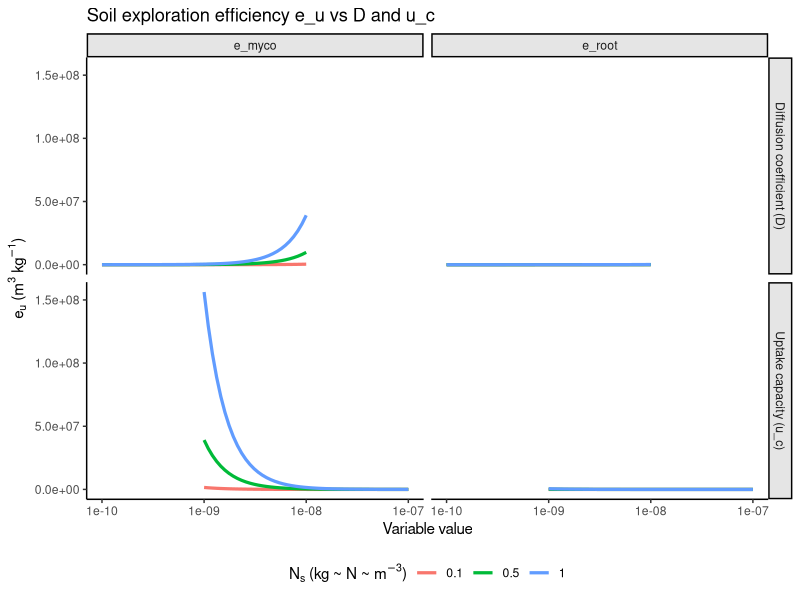
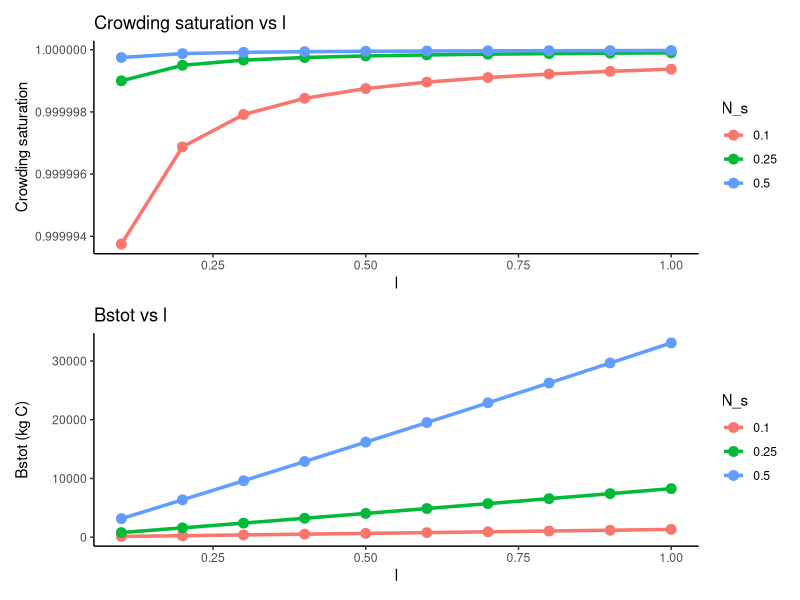
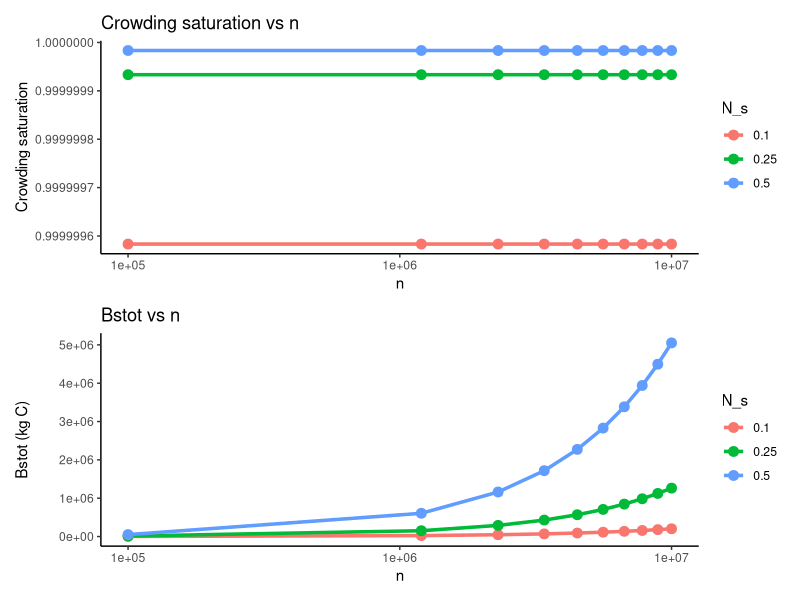
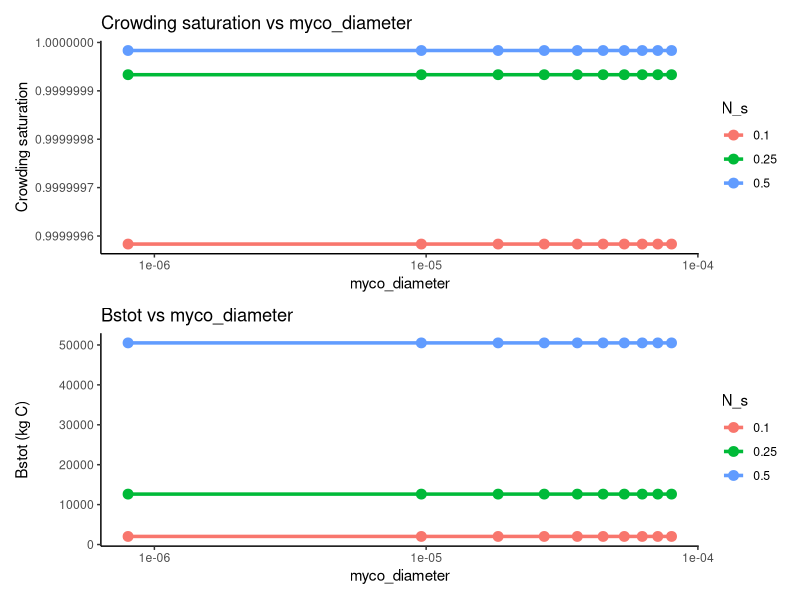
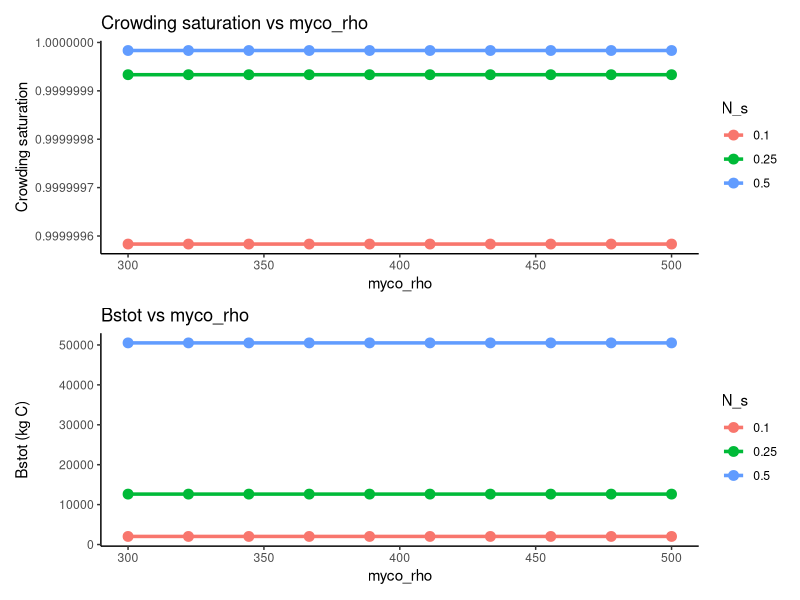
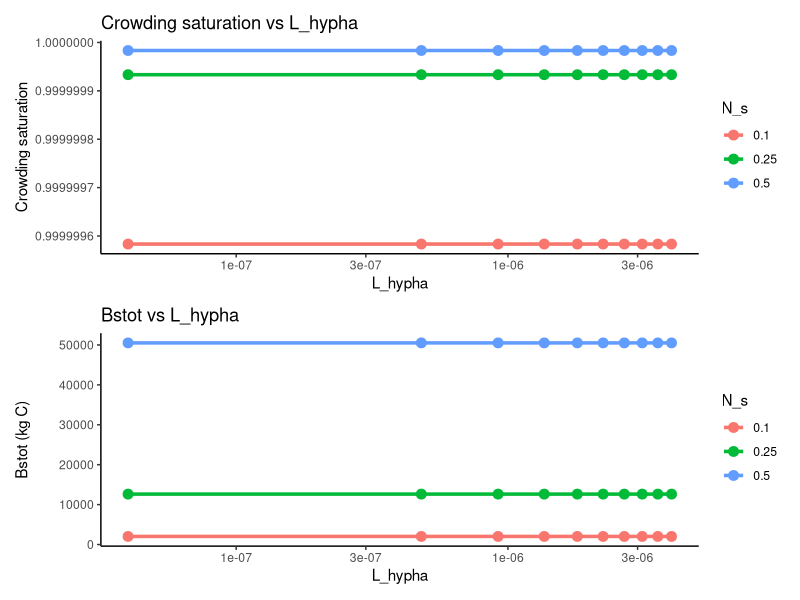
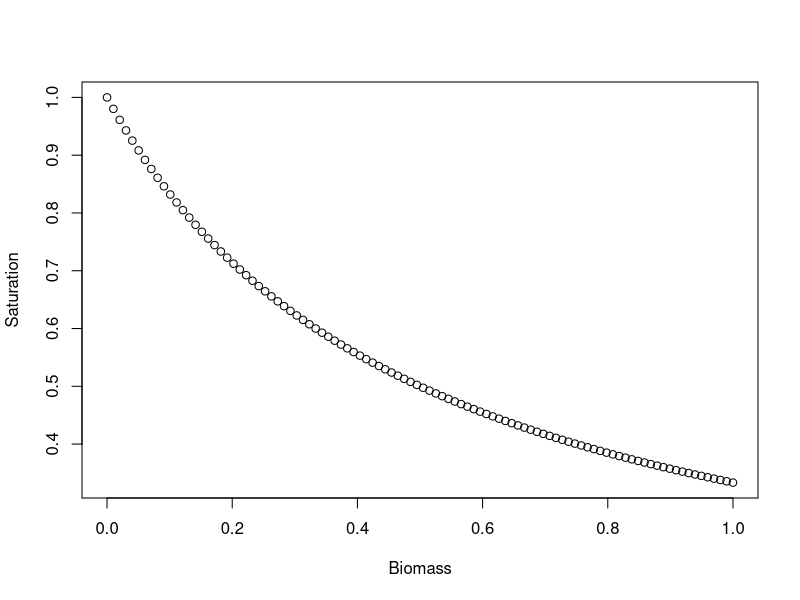

R code for these plots, in order: (Note: this script raises an error after producing the figures.)
## ---- chunk 1
library(ggplot2)
library(dplyr)
library(tidyr)
library(purrr)
## ---- chunk 2
###
### SOIL PARAMETERS
###

N_s <- 0.005              # soil N (kg N m-3)

# Soil diffusion coefficient (m2 s-1)
D <- 1e-9                 # replace with soil-type-specific value
# Area-based uptake (kg N m-1 s-1) used for depletion radius
u_c <- 2e-8               # TODO: find real value

# Depletion radius (identical for roots & ECM)
rd <- D * N_s / u_c       # m

###
### ROOT PARAMETERS
###

# Average biomass when needed
B_root_average = 2.8      # kg
B_myco_average = 2.8      # kg

# ECM defaults (replace with literature)
myco_diameter <- 8e-6     # m (8 microns)
myco_density  <- 400      # kg m-3
myco_length   <- 4e-6     # m

# Root architecture
n <- 1e5                  # number of roots per crown area
l <- 1.5                  # average root length (mm or m depending on your model)

###
### EXTRA PARAMETERS
###

k9 <- 0.01                # nitrogen gate parameter
k8 <- 2.7                 # uptake-age parameter (years)

mycorrhized   <- 0.9      # 90% colonisation
investment_m  <- 0.3      # fungi return 30% of N to host

traits <- list(
  k_1 = 0.25,      # diameter scaling (mm * sqrt(m))  → adjust for your species
  k_2 = 0.15,      # cortex scaling 1
  k_3 = 0.02,      # cortex scaling 2
  k_4 = 350,       # cortical density (kg m-3)
  k_5 = 150,       # stele density (kg m-3)
  k_6 = 4,         # max lifespan (years)
  k_7 = 120        # lifespan sensitivity to diameter
)


## ---- chunk 3

############################################################
## ROOT ARCHITECTURE FUNCTIONS (R translation of C++)
############################################################

root_diameter <- function(root_length, traits) {
  traits$k_1 / sqrt(root_length)
}

root_density <- function(root_length, traits) {
  d <- root_diameter(root_length, traits)
  pct_cortex <- (traits$k_2 + traits$k_3 / d)^2
  traits$k_4 * pct_cortex + traits$k_5
}

root_lifespan <- function(root_length, traits) {
  d <- root_diameter(root_length, traits)
  traits$k_6 * (1 - exp(-traits$k_7 * d))
}

root_mass <- function(root_length, root_no, crown_area, traits) {
  d <- root_diameter(root_length, traits)
  rho <- root_density(root_length, traits)
  
  rho * (d/2)^2 * root_length * pi * root_no * 1e-9 * crown_area
}


############################################################
## 1. SOIL EXPLORATION PER BIOMASS (e_u)
############################################################

e_u_root <- function(rd, root_diameter, root_density) {
  4 * rd^2 / (root_density * root_diameter^2)
}

e_u_myco <- function(rd, myco_diameter, myco_density) {
  4 * rd^2 / (myco_density * myco_diameter^2)
}


############################################################
## 2. CROWDING TERMS
############################################################

effective_biomass <- function(B_root, B_myco, e_root, e_myco) {
  B_root + B_myco * (e_myco / e_root)
}

Bs_total <- function(N_s, n, l, myco_rho, L_hypha, D, u_c, e_root, e_myco, traits) {
  
  # root radius based on N_s, D, u_c
  rd <- N_s * D / u_c
  
  # root biomass
  Bs_root <- root_density(l, traits) * pi * rd^2 * l * n
  
  # mycorrhizal biomass
  Bs_myco <- myco_rho * pi * rd^2 * L_hypha
  
  # total biomass scaled by efficiency
  Bs_total <- Bs_root + Bs_myco * (e_myco / e_root)
  
  return(Bs_total)
}


S_crowding <- function(Btot, Bstot) {
  Bstot / (Bstot + Btot)
}


############################################################
## 3. BIOCHEMICAL UPTAKE (CROWDING-LIMITED)
############################################################

U_c <- function(B_i, Sval, Vmax_i) {
  B_i * Sval * Vmax_i
}


############################################################
## 4. NITROGEN AVAILABILITY
############################################################

N_av <- function(e_u_i, N_s) {
  e_u_i * N_s
}


############################################################
## 5. TWO-STEP MICHAELIS–MENTEN
############################################################

U_final <- function(Uc, Nav) {
  (Uc * Nav) / (Uc + Nav)
}


############################################################
## 6. ROOT AND MYCORRHIZAL UPTAKE FUNCTIONS
############################################################

uptake_root <- function(crown_area, B_myco, l, n, traits, myco_diameter, myco_density, myco_length, N_s, u_c, D) {
  
  # --- Root architecture ------------------------------------------
  root_d <- root_diameter(l, traits) / 1000
  rho_root <- root_density(l, traits)
  
  B_root = root_mass(root_length = l, root_no = n, traits = traits, crown_area = crown_area)
  
  # --- Depletion radius -------------------------------------------
  rd <- D * N_s / u_c
  
  # --- Soil exploration per biomass -------------------------------
  e_root_val <- e_u_root(root_d, rho_root)
  e_myco_val <- e_u_myco(root_d, rho_root)
  
  # --- Effective biomass ------------------------------------------
  Btot <- effective_biomass(B_root, B_myco, e_root_val, e_myco_val)
  
  # --- Saturation biomass -----------------------------------------
  Bs_root <- rho_root * pi * rd^2 * l * n
  Bs_myco <- myco_density * pi * rd^2 * myco_length # TODO: scale wrong
  Bstot <- Bs_total(N_s, myco_density, n, l, D, u_c)
  
  # --- Crowding ---------------------------------------------------
  Sval <- S_crowding(Btot, Bstot)
  
  # --- Biochemical limitation ------------------------------------
  Uc <- U_c(B_root, Sval, u_c)
  
  # --- Nitrogen availability -------------------------------------
  Nav <- N_av(e_root_val, N_s)
  
  # --- Final uptake -----------------------------------------------
  U_final(Uc, Nav)
}


uptake_myco <- function(crown_area, B_myco, l, n, traits, myco_diameter, myco_density, myco_length, N_s, u_c, D) {
  
  # --- Root architecture ------------------------------------------
  root_d <- root_diameter(l, traits) / 1000
  rho_root <- root_density(l, traits)
  
  B_root = root_mass(root_length = l, root_no = n, traits = traits, crown_area = crown_area)
  
  # --- Depletion radius -------------------------------------------
  rd <- D * N_s / u_c
  
  # --- Soil exploration per biomass -------------------------------
  e_root_val <- e_u_root(root_d, rho_root)
  e_myco_val <- e_u_myco(root_d, rho_root)
  
  # --- Effective biomass ------------------------------------------
  Btot <- effective_biomass(B_root, B_myco, e_root_val, e_myco_val)
  
  # --- Saturation biomass -----------------------------------------
  Bs_root <- rho_root * pi * rd^2 * l * n
  Bs_myco <- myco_density * pi * rd^2 * myco_length # TODO: scale wrong
  Bstot <- Bs_total(N_s, myco_density, n, l, D, u_c)
  
  # --- Crowding ---------------------------------------------------
  Sval <- S_crowding(Btot, Bstot)
  
  # --- Biochemical limitation ------------------------------------
  Uc <- U_c(B_myco, Sval, u_c)
  
  # --- Nitrogen availability -------------------------------------
  Nav <- N_av(e_myco_val, N_s)
  
  # --- Final uptake -----------------------------------------------
  U_final(Uc, Nav)
}


uptake_myco <- function(B_myco, B_root, l, traits, myco_diameter, myco_density, N_s, u_c, D) {
  
  # --- Root architecture ------------------------------------------
  root_d <- root_diameter(l, traits) / 1000
  rho_root <- root_density(l, traits)
  
  # --- Depletion radius -------------------------------------------
  rd <- N_s * D / u_c
  
  # --- Soil exploration per biomass -------------------------------
  e_root_val <- e_u_root(root_d, rho_root)
  e_myco_val <- e_u_myco(root_d, rho_root)
  
  # --- Effective biomass ------------------------------------------
  Btot <- effective_biomass(B_root, B_myco, e_root_val, e_myco_val)
  
  # --- Saturation biomass -----------------------------------------
  Bs_root <- rho_root * pi * rd^2
  Bs_myco <- myco_density * pi * rd^2
  Bstot <- Bs_total(N_s, myco_density, n, l, D, u_c)
  
  # --- Crowding saturation ----------------------------------------
  Sval <- S_crowding(Btot, Bstot)
  
  # --- Biochemical limitation ------------------------------------
  Uc <- U_c(B_myco, Sval, u_c)
  
  # --- Nitrogen availability -------------------------------------
  Nav <- N_av(e_myco_val, N_s)
  
  # --- Final uptake -----------------------------------------------
  U_final(Uc, Nav)
}

############################################################
## 7. AGE EFFECT AND N GATE
############################################################

uptake_age <- function(age) {
  1 / (1 + exp(age - k8))
}

nitrogen_gate <- function(n, length, diameter) {
  SA <- n * pi * diameter * length
  SA / (SA + k9)
}


############################################################
## 8. COMBINED PLANT UPTAKE
############################################################

plant_uptake <- function(N_s,
                         crown_area,
                         B_myco,
                         l,
                         n_root,
                         traits,
                         mycorrhized,
                         investment_m,
                         age,
                         myco_diameter,
                         myco_density,
                         myco_length,
                         u_c,
                         D) {
  
  # --- Root uptake ---------------------------------------------------
  Uroot <- uptake_root(crown_area = crown_area,
                       B_myco = B_myco,
                       l = l,
                       n = n_root,
                       traits = traits,
                       myco_diameter = myco_diameter,
                       myco_density = myco_density,
                       myco_length = myco_length,
                       N_s = N_s,
                       u_c = u_c,
                       D = D)
  
  # --- Mycorrhizal uptake -------------------------------------------
  Um <- uptake_myco(crown_area = crown_area,
                     B_myco = B_myco,
                     l = l,
                     n = n_root,
                     traits = traits,
                     myco_diameter = myco_diameter,
                     myco_density = myco_density,
                     myco_length = myco_length,
                     N_s = N_s,
                     u_c = u_c,
                     D = D)
  
  # --- Gate & age effects -------------------------------------------
  root_d <- root_diameter(l, traits) / 1000  # root diameter in meters
  gate <- nitrogen_gate(n_root, l, root_d)
  age_factor <- uptake_age(age)
  
  # --- Total plant uptake -------------------------------------------
  age_factor * (
    (1 - mycorrhized) * Uroot +
      mycorrhized * gate * investment_m * Um
  )
}


## ---- chunk 4
root_d <- root_diameter(l, traits) / 1000  # m
root_rho <- root_density(l, traits)
myco_d <- myco_diameter                     # m
myco_rho <- myco_density

# Test multiple N_s values
N_s_vals <- c(0.1, 0.5, 1)   # example: kg N m⁻³

# --- 1. e_u vs D ----------------------------------------------------
D_vals <- 10^seq(-10, -8, length.out = 50)
u_c_fixed <- 2e-8

e_D <- expand_grid(D = D_vals, N_s = N_s_vals) %>%
  mutate(
    rd = N_s * D / u_c_fixed,
    e_root = e_u_root(rd, root_d, root_rho),
    e_myco = e_u_myco(rd, myco_d, myco_rho)
  ) %>%
  pivot_longer(
    cols = c(e_root, e_myco),
    names_to = "Component",
    values_to = "e_u"
  ) %>%
  mutate(Var = "Diffusion coefficient (D)", Var_val = D)

# --- 2. e_u vs u_c --------------------------------------------------
u_c_vals <- 10^seq(-9, -7, length.out = 50)
D_fixed <- 1e-9

e_uc <- expand_grid(u_c = u_c_vals, N_s = N_s_vals) %>%
  mutate(
    rd = N_s * D_fixed / u_c,
    e_root = e_u_root(rd, root_d, root_rho),
    e_myco = e_u_myco(rd, myco_d, myco_rho)
  ) %>%
  pivot_longer(
    cols = c(e_root, e_myco),
    names_to = "Component",
    values_to = "e_u"
  ) %>%
  mutate(Var = "Uptake capacity (u_c)", Var_val = u_c)

# --- Combine -------------------------------------------------------
e_all <- bind_rows(e_D, e_uc)

# --- Plot -----------------------------------------------------------
ggplot(e_all, aes(x = Var_val, y = e_u, colour = as.factor(N_s))) +
  geom_line(size = 1.1) +
  facet_grid(rows = vars(Var), cols = vars(Component), scales = "free_x") +
  scale_x_log10() +
  labs(
    x = "Variable value",
    y = expression(e[u] ~ "(m"^3 * " kg"^-1 * ")"),
    colour = expression(N[s] ~ "(kg ~ N ~ m"^-3 * ")"),
    title = "Soil exploration efficiency e_u vs D and u_c"
  ) +
  theme_classic() +
  theme(strip.background = element_rect(fill = "grey90"),
        legend.position = "bottom")


## ---- chunk 5

library(ggplot2)
library(dplyr)
library(purrr)
library(patchwork)

# ------------------------------------------------------------
# Parameter ranges and defaults
# ------------------------------------------------------------
N_s_vals <- c(0.1, 0.25, 0.5)

param_grid <- list(
  l             = seq(0.1, 1.0, length.out = 10),
  n             = seq(1e5, 1e7, length.out = 10),
  myco_diameter = seq(8e-5, 8e-7, length.out = 10),
  myco_rho      = seq(300, 500, length.out = 10),
  L_hypha       = seq(4e-6, 4e-8, length.out = 10)
)

defaults <- list(
  l             = 1.5,
  n             = 1e5,
  myco_diameter = 8e-5,
  myco_rho      = 400,
  L_hypha       = 4e-6
)

# ------------------------------------------------------------
# Compute Bstot and crowding saturation for a given parameter
# ------------------------------------------------------------
make_curve_data <- function(param_name, param_value, N_s) {

  # assign parameters
  l             <- if (param_name == "l")             param_value else defaults$l
  n             <- if (param_name == "n")             param_value else defaults$n
  myco_diameter <- if (param_name == "myco_diameter") param_value else defaults$myco_diameter
  myco_rho      <- if (param_name == "myco_rho")      param_value else defaults$myco_rho
  L_hypha       <- if (param_name == "L_hypha")       param_value else defaults$L_hypha

  # root demand
  rd <- N_s * D / u_c   # make sure D and u_c are defined

  # biomass components
  root_mass_val <- root_mass(l, n, crown_area = 1, traits)
  myco_mass_val <- myco_rho * pi * (myco_diameter/2)^2 * L_hypha

  # efficiencies
  e_root_val <- e_u_root(rd, root_diameter(l, traits)/1000, root_density(l, traits))
  e_myco_val <- e_u_myco(rd, myco_diameter, myco_rho)

  # total biomass saturation
  Bstot <- Bs_total(N_s, n, l, myco_rho, L_hypha, D, u_c, e_root_val, e_myco_val, traits)
  B_effect <- effective_biomass(root_mass_val, myco_mass_val, e_root_val, e_myco_val)

  # effective biomass — generate sequence from 0 to current B_effect for plotting S(B)
  S_seq <- S_crowding(B_effect, Bstot)

  # return as data.frame
  data.frame(
    param      = param_name,
    x          = param_value,
    N_s        = N_s,
    B_effect   = B_effect,
    Bstot      = Bstot,
    S_crowding = S_seq
  )
}


# ------------------------------------------------------------
# Generate full dataset
# ------------------------------------------------------------
df_results <- map_df(names(param_grid), function(param_name) {
  map_df(param_grid[[param_name]], function(param_value) {
    map_df(N_s_vals, function(N_s) {
      make_curve_data(param_name, param_value, N_s)
    })
  })
})

# ------------------------------------------------------------
# Plotting function: two stacked panels per parameter
# ------------------------------------------------------------
plot_param <- function(param_name, log_x = FALSE) {
  
  dfp <- df_results %>% filter(param == param_name)
  
  scale_x <- if(log_x) scale_x_log10() else NULL

  # Panel 1: Crowding saturation vs parameter
  p1 <- ggplot(dfp, aes(x = x, y = S_crowding, color = factor(N_s))) +
    geom_line(size = 1.2) +
    geom_point(size = 3) +
    labs(title = paste("Crowding saturation vs", param_name),
         x = param_name,
         y = "Crowding saturation",
         color = "N_s") +
    theme_classic() +
    scale_x

  # Panel 2: Bstot vs parameter
  p2 <- ggplot(dfp, aes(x = x, y = Bstot, color = factor(N_s))) +
    geom_line(size = 1.2) +
    geom_point(size = 3) +
    labs(title = paste("Bstot vs", param_name),
         x = param_name,
         y = "Bstot (kg C)",
         color = "N_s") +
    theme_classic() +
    scale_x

  p1 / p2  # stack panels vertically
}

# ------------------------------------------------------------
# Example usage
# ------------------------------------------------------------
plot_param("l", log_x = FALSE)
plot_param("n", log_x = TRUE)
plot_param("myco_diameter", log_x = TRUE)
plot_param("myco_rho", log_x = FALSE)
plot_param("L_hypha", log_x = TRUE)

# ------------------------------------------------------------
# Generate plots for all parameters
# ------------------------------------------------------------
B_seq <- seq(0, 1, length.out = 100)
S_seq <- S_crowding(B_seq, 0.5)

plot(B_seq, S_seq, xlab = "Biomass", ylab = "Saturation")

## ---- chunk 6

# Plot 2: Two-step Michaelis-Menten uptake vs soil N
Nseq <- seq(0.0001, 0.01, length.out = 200)  # soil N range (kg N m-3)

# Compute dynamic root parameters
root_d <- root_diameter(l, traits)
root_rho <- root_density(l, traits)

Uptake_values <- sapply(Nseq, function(N_s_i) {
  
  uptake_root(
    B_root = root_mass(l, n, crown_area = 1, traits),  # dynamic root biomass
    B_myco = B_myco_average,                           # or dynamic myco mass if desired
    l = l,
    traits = traits,
    myco_diameter = myco_diameter,
    myco_density = myco_density,
    N_s = N_s_i,
    u_c = u_c,
    D = D
  )
})

df2 <- data.frame(N_s = Nseq, Uptake = Uptake_values)

ggplot(df2, aes(x = N_s, y = Uptake)) +
  geom_line(size = 1.2, color = "forestgreen") +
  labs(
    x = "Soil N concentration N_s (kg N m⁻³)",
    y = "Root uptake (kg N)",
    title = "Root Nitrogen Uptake vs Soil N Availability"
  ) +
  theme_classic()


## ---- chunk 7
# Plot 3: Whole-Plant Uptake vs Root Age
age_seq <- seq(0.1, 6, length.out = 200)  # root age in years

Uplant_age <- sapply(age_seq, function(age_i) {
  plant_uptake(
    N_s = N_s,
    B_root = root_mass(l, n, crown_area = 1, traits),  # dynamic root biomass
    B_myco = B_myco_average,
    l = l,
    traits = traits,
    mycorrhized = mycorrhized,
    investment_m = investment_m,
    n_root = n,
    age = age_i,
    myco_diameter = myco_diameter,
    myco_density = myco_density,
    u_c = u_c,
    D = D
  )
})

df3 <- data.frame(Age = age_seq, Uptake = Uplant_age)

ggplot(df3, aes(x = Age, y = Uptake)) +
  geom_line(size = 1.2, color = "steelblue") +
  labs(
    x = "Root Age (years)",
    y = "Whole-Plant N Uptake (kg N)",
    title = "Whole-Plant Nitrogen Uptake vs Root Age"
  ) +
  theme_classic()


## ---- chunk 8
# Plot 5: Whole-Plant Uptake vs Mycorrhizal Colonisation
colon_seq <- seq(0, 1, length.out = 200)  # colonisation fraction

Uplant_colon <- sapply(colon_seq, function(mcol) {
  plant_uptake(
    N_s = N_s,
    B_root = root_mass(l, n, crown_area = 1, traits),  # dynamic root biomass
    B_myco = B_myco_average,                            # fungal biomass
    l = l,
    traits = traits,
    mycorrhized = mcol,
    investment_m = investment_m,
    n_root = n,
    age = 2,                                           # example root age (years)
    myco_diameter = myco_diameter,
    myco_density = myco_density,
    u_c = u_c,
    D = D
  )
})

df5 <- data.frame(Mycorrhization = colon_seq, Uptake = Uplant_colon)

ggplot(df5, aes(x = Mycorrhization, y = Uptake)) +
  geom_line(size = 1.2, color = "forestgreen") +
  labs(
    x = "Mycorrhizal Colonisation Fraction",
    y = "Whole-Plant N Uptake (kg N)",
    title = "Whole-Plant Nitrogen Uptake vs Mycorrhizal Colonisation"
  ) +
  theme_classic()


## ---- chunk 9
# Plot 6: N Uptake vs Soil Diffusion Coefficient
Dseq <- 10^seq(-10, -8, length.out = 200)  # soil diffusion range m²/s

Uuptake_D <- sapply(Dseq, function(Di) {
  plant_uptake(
    N_s = N_s,
    B_root = root_mass(l, n, crown_area = 1, traits),  # dynamic root biomass
    B_myco = B_myco_average,
    l = l,
    traits = traits,
    mycorrhized = mycorrhized,
    investment_m = investment_m,
    n_root = n,
    age = 2,
    myco_diameter = myco_diameter,
    myco_density = myco_density,
    u_c = u_c,
    D = Di
  )
})

df6 <- data.frame(D = Dseq, Uptake = Uuptake_D)

ggplot(df6, aes(x = D, y = Uptake)) +
  geom_line(size = 1.2, color = "steelblue") +
  scale_x_log10() +
  labs(
    x = "Soil Diffusion Coefficient D (m²/s)",
    y = "Whole-Plant N Uptake (kg N)",
    title = "Whole-Plant N Uptake vs Soil Diffusion Coefficient"
  ) +
  theme_classic()

## ---- chunk 10

# Sequence of soil N concentrations
Nseq <- seq(0.0001, 0.01, length.out = 200)  # adjust max as needed

# Dynamic biomass
B_root_dyn <- root_mass(l, n, crown_area = 1, traits)
B_myco_dyn <- B_myco_average  # placeholder

# Compute uptakes for each N_s
Uroot_vals <- sapply(Nseq, function(N_i) {
  uptake_root(
    B_root = B_root_dyn,
    B_myco = B_myco_dyn,
    l = l,
    traits = traits,
    myco_diameter = myco_diameter,
    myco_density = myco_density,
    N_s = N_i,
    u_c = u_c,
    D = D
  )
})

Umyco_vals <- sapply(Nseq, function(N_i) {
  uptake_myco(
    B_myco = B_myco_dyn,
    B_root = B_root_dyn,
    l = l,
    traits = traits,
    myco_diameter = myco_diameter,
    myco_density = myco_density,
    N_s = N_i,
    u_c = u_c,
    D = D
  )
})

Uwhole_vals <- sapply(Nseq, function(N_i) {
  plant_uptake(
    N_s = N_i,
    B_root = B_root_dyn,
    B_myco = B_myco_dyn,
    l = l,
    traits = traits,
    mycorrhized = mycorrhized,
    investment_m = investment_m,
    n_root = n,
    age = 2,
    myco_diameter = myco_diameter,
    myco_density = myco_density,
    u_c = u_c,
    D = D
  )
})

# Create individual data frames for plotting
df_root <- data.frame(N_s = Nseq, Uptake = Uroot_vals)
df_myco <- data.frame(N_s = Nseq, Uptake = Umyco_vals)
df_whole <- data.frame(N_s = Nseq, Uptake = Uwhole_vals)

# Plot Root Uptake
p_root <- ggplot(df_root, aes(x = N_s, y = Uptake)) +
  geom_line(color = "forestgreen", size = 1.2) +
  labs(title = "Root Nitrogen Uptake", x = "Soil N (kg N m⁻³)", y = "Uptake (kg N)") +
  theme_classic() +
  scale_x_continuous(trans = "log10")

# Plot Mycorrhizal Uptake
p_myco <- ggplot(df_myco, aes(x = N_s, y = Uptake)) +
  geom_line(color = "sienna", size = 1.2) +
  labs(title = "Mycorrhizal Nitrogen Uptake", x = "Soil N (kg N m⁻³)", y = "Uptake (kg N)") +
  theme_classic() +
  scale_x_continuous(trans = "log10")

# Plot Whole-Plant Uptake
p_whole <- ggplot(df_whole, aes(x = N_s, y = Uptake)) +
  geom_line(color = "steelblue", size = 1.2) +
  labs(title = "Whole-Plant Nitrogen Uptake", x = "Soil N (kg N m⁻³)", y = "Uptake (kg N)") +
  theme_classic() +
  scale_x_continuous(trans = "log10")

# Optionally, display them together (requires patchwork package)
library(patchwork)
p_root / p_myco / p_whole
